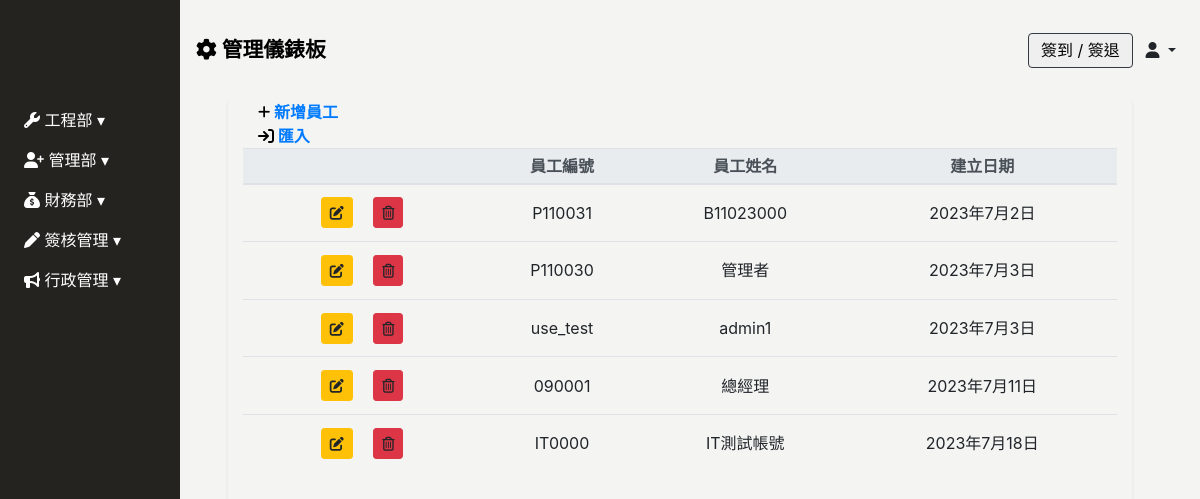
/employee/, run on the app's committed database.
### Backend/models.py (models this page shows)
class Employee(models.Model):
    GENDER_CHOICES = [
        ('M', '男'),
        ('F', '女'),
    ]
    BLOOD_TYPE_CHOICES = [
        ('A', 'A型'),
        ('B', 'B型'),
        ('AB','AB型'),
        ('O', 'O型'),
    ]
    MARITAL_STATUS_CHOICES = [
        ('M', '已婚'),
        ('S', '未婚'),
        ('D', '離異'),
    ]
    MILITARY_STATUS_CHOICES = [
        ('M', '義務役'),
        ('E', '免服役'),
        ('A', '替代役'),
    ]
    user = models.OneToOneField(User, null=True, blank=True, on_delete=models.CASCADE)
    full_name = models.CharField(max_length=10, null=True, blank=True, verbose_name='員工名稱')
    employee_id	 = models.CharField(max_length=30, blank=True,verbose_name='員工ID')
    position = models.CharField(max_length=30, null=True, blank=True, verbose_name='職稱')
    phone_number = models.CharField(max_length=20, null=True, blank=True,verbose_name='手機號碼')
    contact_number = models.CharField(max_length=20, null=True, blank=True,verbose_name='聯絡電話')
    start_date = models.DateField(null=True, blank=True, verbose_name='到職日期')
    seniority = models.DecimalField(max_digits=3, decimal_places=1, null=True, blank=True, verbose_name='目前年資')
    id_number = models.CharField(max_length=20, null=True, blank=True, verbose_name='身份證字號')
    birthday = models.DateField(null=True, blank=True, verbose_name='出生日期')
    age = models.IntegerField(null=True, blank=True, verbose_name='年齡')
    gender = models.CharField(max_length=1, choices=GENDER_CHOICES, null=True, blank=True, verbose_name='性別')
    blood_type = models.CharField(max_length=2, choices=BLOOD_TYPE_CHOICES, null=True, blank=True, verbose_name='血型')
    birth_place = models.CharField(max_length=100, null=True, blank=True, verbose_name='出生地')
    marital_status = models.CharField(max_length=1, choices=MARITAL_STATUS_CHOICES, null=True, blank=True, verbose_name='婚姻狀況')
    military_status = models.CharField(max_length=1, choices=MILITARY_STATUS_CHOICES, null=True, blank=True, verbose_name='兵役狀況')
    permanent_address = models.CharField(max_length=50, null=True, blank=True, verbose_name='戶籍地址')
    current_address_city = models.CharField(max_length=50, null=True, blank=True, verbose_name='現居地址縣市')
    current_address = models.CharField(max_length=50, null=True, blank=True, verbose_name='現居地址')
    location = models.CharField(max_length=50, null=True, blank=True, verbose_name='所在地')
    company_email = models.EmailField(null=True, blank=True, verbose_name='公司E_Mail')
    personal_email = models.EmailField(null=True, blank=True, verbose_name='個人E_Mail')
    emergency_contact = models.CharField(max_length=50, null=True, blank=True, verbose_name='緊急聯絡人1')
    emergency_contact_relations = models.CharField(max_length=50, null=True, blank=True, verbose_name='關係1')
    emergency_contact_phone = models.CharField(max_length=20, null=True, blank=True, verbose_name='聯絡人電話1')
    created_date = models.DateField(default=timezone.now,verbose_name='建立日期')
    update_date = models.DateField(auto_now=True, verbose_name='更新日期')
    class Meta:
        verbose_name = "員工"   # 單數
        verbose_name_plural = verbose_name   #複數

### Frontend/views.py (the view)
# urls.py: path('employee/', views.Employee_list.as_view(), name='employee_list'),
class Employee_list(ListView):
    model = Employee
    template_name = 'employee/employee.html'
    context_object_name = 'employee'

### Frontend/templates/employee/employee.html (shortened to what this page needs)
{% extends 'base/base_dashboard.html' %}
{% block import %}
{% load static%}
<link rel="stylesheet" href="{% static 'css/employee/employee.css' %}">
{% endblock %}
{% block main %}
<div class="main px-3 px-md-5" id="employee-app">
    <div class="employee-table container shadow-sm table-responsive-lg">
        <table class="table table-sm table-hover text-center" id="table"  data-toggle="table" data-sortable="true" data-show-export="true"
        data-export-options='{"ignoreColumn": [0]}' data-toolbar="#toolbar"  data-pagination="true" data-height="520" data-sticky-header="true"
        data-search="true" data-show-columns="true" data-show-columns-toggle-all="true">
            <div id="toolbar">
                <div class="employee-header container-fluid">
                    <a href="" class="font-weight-bold" id="sys_new" data-toggle="modal"data-target="#employee-modal">
                        <i class="fa-solid fa-plus fa-sm" style="color: #000000;"></i> 新增員工
                    </a>
                    <br>
                    <a href="" class="font-weight-bold" id="" >
                        <i class="fa-solid fa-arrow-right-to-bracket" style="color: #000000;"></i> 匯入
                    </a>
                </div>
            </div>
            <thead class="thead-light">
                <tr class="text-nowrap">
                    <th></th>
                    <th data-field="employee_id" data-sortable="true">員工編號</th>
                    <th data-field="full_name" data-sortable="true">員工姓名</th>
                    <th data-field="created_date" data-sortable="true">建立日期</th>
                </tr>
            </thead>
            <tbody>
                {% for p in employee %}
                {% if p.user.is_active %}
                <tr>
                    <td>
                        <a type="button" data-url="project_confirmation" data-id="" class="sys_get btn btn-sm btn-warning my-2 mx-md-2" data-toggle="modal"
                            data-target="#project-confirmation-modal"><i class="fas fa-edit"></i></a>
                        <a data-url="project_confirmation" data-id="" type="button" class="sys_del btn btn-sm btn-danger my-2 mx-md-2"><i class="far fa-trash-alt"></i></a>
                    </td>
                    <td>{{ p.employee_id }} </td>
                    <td>{{ p.full_name }}</td>
                    <td>{{ p.created_date }}</td>
                </tr>
                {% endif %}
                {% endfor %}
            </tbody>
        </table>
    </div>
</div>
{% endblock %}

### static/css/base/base.css (style rules this page uses)
:root { --sidebar-width: 180px; --theme-black: #252320; --theme-white: #f4f4f3; }
body { background: var(--theme-white); }

### static/css/index/index-login.css (style rules this page uses)
.main { width: calc(100vw - var(--sidebar-width) - 20px); position: relative; left: var(--sidebar-width); top: 100px; }

### static/css/employee/employee.css (style rules this page uses)
.employee-table { height:70vh; overflow:scroll; }
thead tr:nth-child(1) th { position: sticky; top: 0; z-index: 1; }
.employee-table td { vertical-align: middle; }

### data on the page
Employee: employee_id "P110031", full_name "B11023000", created_date "2023年7月2日"
Employee: employee_id "P110030", full_name "管理者", created_date "2023年7月3日"
Employee: employee_id "use_test", full_name "admin1", created_date "2023年7月3日"
Employee: employee_id "090001", full_name "總經理", created_date "2023年7月11日"
Employee: employee_id "IT0000", full_name "IT測試帳號", created_date "2023年7月18日"
